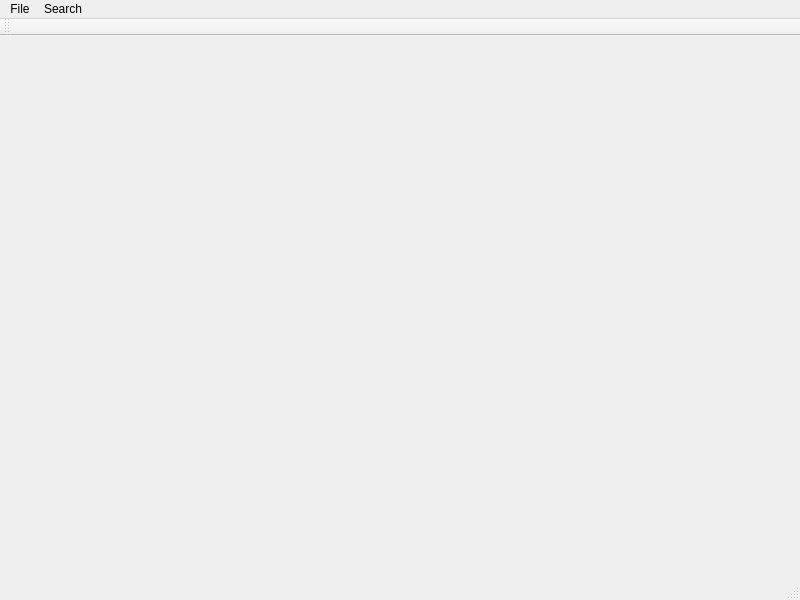
<?xml version="1.0" encoding="UTF-8"?>
<ui version="4.0">
 <class>MainWindow_yyw</class>
 <widget class="QMainWindow" name="MainWindow_yyw">
  <property name="geometry">
   <rect>
    <x>0</x>
    <y>0</y>
    <width>800</width>
    <height>600</height>
   </rect>
  </property>
  <property name="windowTitle">
   <string>MainWindow_yyw</string>
  </property>
  <widget class="QWidget" name="centralWidget"/>
  <widget class="QMenuBar" name="menuBar">
   <property name="geometry">
    <rect>
     <x>0</x>
     <y>0</y>
     <width>800</width>
     <height>23</height>
    </rect>
   </property>
   <widget class="QMenu" name="menuOpenFile">
    <property name="title">
     <string>File</string>
    </property>
    <addaction name="action_Select_E00"/>
    <addaction name="action_Close_E00"/>
   </widget>
   <widget class="QMenu" name="menuSearch">
    <property name="title">
     <string>Search</string>
    </property>
    <addaction name="action_By_ID"/>
    <addaction name="action_By_Click"/>
   </widget>
   <addaction name="menuOpenFile"/>
   <addaction name="menuSearch"/>
  </widget>
  <widget class="QToolBar" name="mainToolBar">
   <attribute name="toolBarArea">
    <enum>TopToolBarArea</enum>
   </attribute>
   <attribute name="toolBarBreak">
    <bool>false</bool>
   </attribute>
  </widget>
  <widget class="QStatusBar" name="statusBar"/>
  <action name="action_Select_E00">
   <property name="text">
    <string>Select E00</string>
   </property>
  </action>
  <action name="action_By_ID">
   <property name="text">
    <string>By ID</string>
   </property>
  </action>
  <action name="action_By_Click">
   <property name="text">
    <string>By Clicking</string>
   </property>
  </action>
  <action name="action_Close_E00">
   <property name="text">
    <string>Close E00</string>
   </property>
  </action>
 </widget>
 <layoutdefault spacing="6" margin="11"/>
 <resources/>
 <connections/>
</ui>
